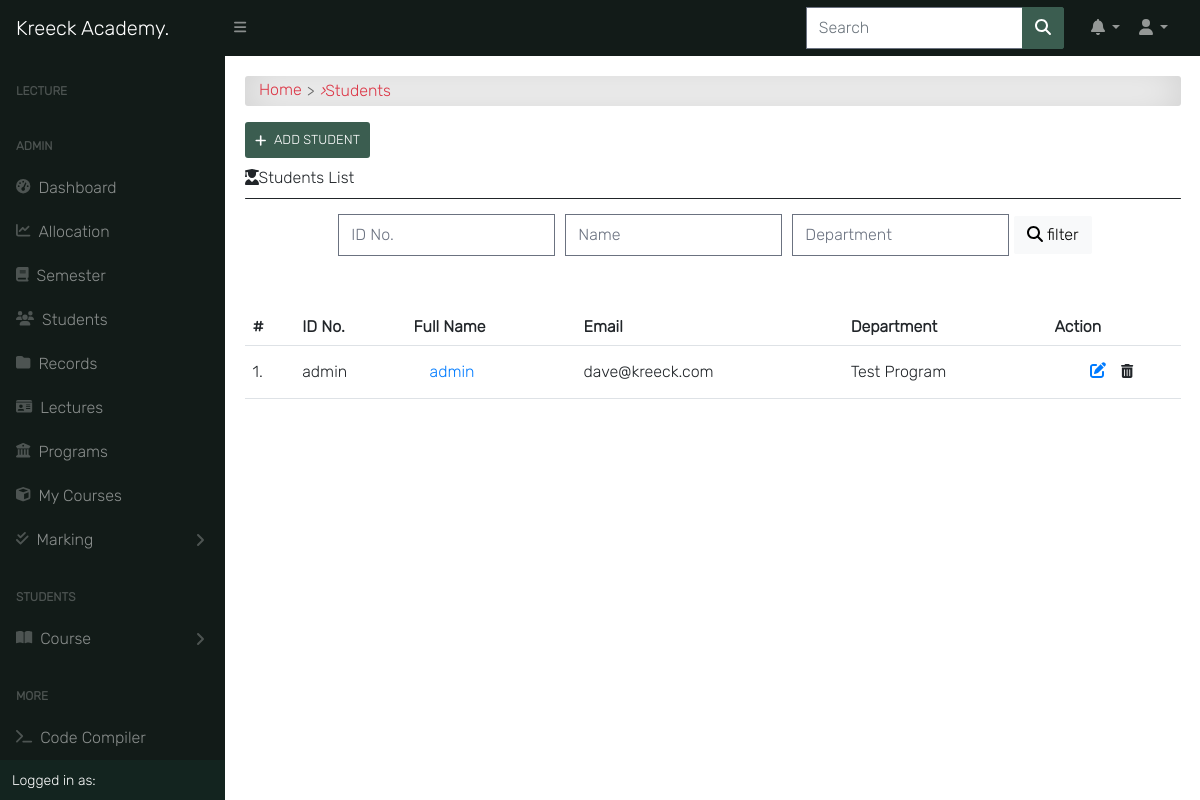
Page /auth/students/ (signed in) on the committed database.
### accounts/models.py (models this page shows, shortened)
class Student(models.Model):
    student = models.OneToOneField(User, on_delete=models.CASCADE)
    level = models.CharField(max_length=25, choices=LEVEL, null=True)
    department = models.ForeignKey(Program, on_delete=models.CASCADE, null=True)
    objects = StudentManager()

class User(AbstractUser):
    is_student = models.BooleanField(default=False)
    is_lecturer = models.BooleanField(default=False)
    is_parent = models.BooleanField(default=False)
    is_dep_head = models.BooleanField(default=False)
    phone = models.CharField(max_length=60, blank=True, null=True)
    address = models.CharField(max_length=60, blank=True, null=True)
    picture = models.ImageField(upload_to='profile_pictures/%y/%m/%d/', default='default.png', null=True)
    email = models.EmailField(blank=True, null=True)
    username_validator = ASCIIUsernameValidator()
    objects = UserManager()
    @property
    def get_full_name(self):
        full_name = self.username
        if self.first_name and self.last_name:
            full_name = self.first_name + " " + self.last_name
        return full_name

### course/models.py (models this page shows, shortened)
class Program(models.Model):
    title = models.CharField(max_length=150, unique=True)
    summary = models.TextField(null=True, blank=True)
    objects = ProgramManager()
    def __str__(self):
        return self.title

### accounts/views.py (the view)
# urls.py: path('students/', StudentListView.as_view(), name='student_list'),
@method_decorator([login_required, admin_required], name='dispatch')
class StudentListView(ListView):
    template_name = "accounts/student_list.html"
    paginate_by = 10  # if pagination is desired
    def get_queryset(self):
        queryset = Student.objects.all()
        query = self.request.GET.get('student_id')
        if query is not None:
            queryset = queryset.filter(Q(department=query))
        return queryset
    def get_context_data(self, **kwargs):
        context = super().get_context_data(**kwargs)
        context['title'] = "Students | Kreeck Academy"
        return context

### templates/accounts/student_list.html (shortened to what this page needs)
{% extends 'base.html' %}
{% block content %}
<div id="input-nav"><a href="{% url 'home' %}" class="primary1">Home</a> <i>&rsaquo;</i> Students</div>
{% if request.user.is_superuser %}
<a class="add-button" href="{% url 'add_student' %}"><i class="fas fa-plus"></i>Add Student</a>
{% endif %}
<div class="title"><i class="fas fa-user-graduate"></i>Students List</div>
<div class="title-line"></div>
<div class="content-center">
    <form class="search-form" action="" method="GET">
        <input class="au-input" type="text" id="student_id" name="student_id" placeholder="ID No." value="{{ request.GET.student_id }}"/>
        <input class="au-input" type="text" name="name" placeholder="Name" value="{{ request.GET.name }}"/>
        <input class="au-input" type="text" name="department" placeholder="Department" value="{{ request.GET.department }}"/>
        <button class="btn btn-light" type="submit">
            <i class="fas fa-search"></i> filter
        </button>
    </form>
</div>
<div class="table-responsive table-shadow table-light table-striped m-0 mt-5">
    <table class="table">
        <thead>
            <tr>
                <th>#</th>
                <th> ID No. </th>
                <th> Full Name </th>
                <th> Email </th>
                <th> Department </th>
                {% if request.user.is_superuser %}
                <th> Action </th>
                {% endif %}
            </tr>
        </thead>
        <tbody>
            {% for student in object_list %}
            <tr>
                <td> {{ forloop.counter }}.</td>
                <td>{{ student.student.username }} </td>
                <td><a href="{% url 'profile_single' student.student.id %}">{{ student.student.get_full_name }}</a></td>
                <td>{{ student.student.email }} </td>
                <td>{{ student.department }}</td>
                {% if request.user.is_superuser %}
                <td>
                    <div class="update-delete">
                        <a href="{% url 'student_edit' student.student.pk %}" class="update" title="Edit"><i class="fas fa-edit"></i></a>
                        <form action="{% url 'student_delete' student.pk %}">{% csrf_token %}
                            <button type="submit" class="btn btn-sm" title="Delete"><i class="fas fa-trash-alt"></i></button>
                        </form>
                    </div>
                </td>
                {% endif %}
            {% endfor %}
        </tbody>
    </table>
</div>
{% endblock content %}

### static/css/all.css (style rules this page uses)
.fa-plus:before { content: "\f067"; }
.fa-user-graduate:before { content: "\f501"; }

### static/css/style.css (style rules this page uses)
*, body { font-family: "Inter", sans-serif; }
body { background-color: #ffffff; }
.btn { border-radius: 2px; }
.table td, .table th { vertical-align: middle; }
.table tbody > tr > td > a { display: -webkit-box; display: -ms-flexbox; display: flex; color: #007bff; padding: 0.5rem 1rem; -webkit-transition: 0.2s; transition: 0.2s; }
.content-center { display: -webkit-box; display: -ms-flexbox; display: flex; -webkit-box-pack: center; -ms-flex-pack: center; justify-content: center; -ms-flex-wrap: wrap; flex-wrap: wrap; max-width: 1500px; }
.search-form { display: -webkit-box; display: -ms-flexbox; display: flex; -ms-flex-wrap: wrap; flex-wrap: wrap; -webkit-box-align: center; -ms-flex-align: center; align-items: center; }
.search-form input { margin: 5px; }
.au-input { display: -webkit-box; display: -ms-flexbox; display: flex; width: auto; line-height: 35px; border: 1.8px solid #adb5bd; font-family: inherit; font-size: 13px; color: #adb5bd; background: transparent; padding: 0 17px; border-radius: 100px; -webkit-transition: all 0.2s ease; transition: all 0.2s ease; }
#input-nav { display: -webkit-box; display: -ms-flexbox; display: flex; -ms-flex-wrap: wrap; flex-wrap: wrap; -webkit-box-align: center; -ms-flex-align: center; align-items: center; padding: 0.3rem 0.9rem; margin-bottom: 1rem; color: #dc3545; border-radius: 3px; background-color: #fff !important; -webkit-box-shadow: inset 0 0 2.5rem rgba(0, 0, 0, 0.2); box-shadow: inset 0 0 2.5rem rgba(0, 0, 0, 0.2); }
#input-nav a { color: #dc3545; }
#input-nav a::after { content: ">"; color: #666; margin: 0 5px; vertical-align: middle; }
a { color: #666; text-decoration: none; }
.update-delete { display: -webkit-box; display: -ms-flexbox; display: flex; -webkit-box-pack: center; -ms-flex-pack: center; justify-content: center; }
.update { display: -webkit-inline-box; display: -ms-inline-flexbox; display: inline-flex; margin-right: 1px; padding: 5px; color: #007bff; border-radius: 0.3em; -webkit-transition: 0.2s; transition: 0.2s; }
.add-button { display: -webkit-inline-box; display: -ms-inline-flexbox; display: inline-flex; -webkit-box-align: center; -ms-flex-align: center; align-items: center; text-transform: uppercase; text-align: center; background:#3b5d50; color: #fff; padding: 10px; margin-bottom: 10px; cursor: pointer; border-radius: 3px; -webkit-transition: 0.5s; transition: 0.5s; font-size: 13px; }
.add-button .fa-plus { margin-right: 8px; }
.title-line { height: 1px; background-color: #212529; border-radius: 2em; margin: 10px auto; }

### rows in the picture
Student: student.username "admin", student.get_full_name "admin", student.email "dave@kreeck.com", department "Test Program"
